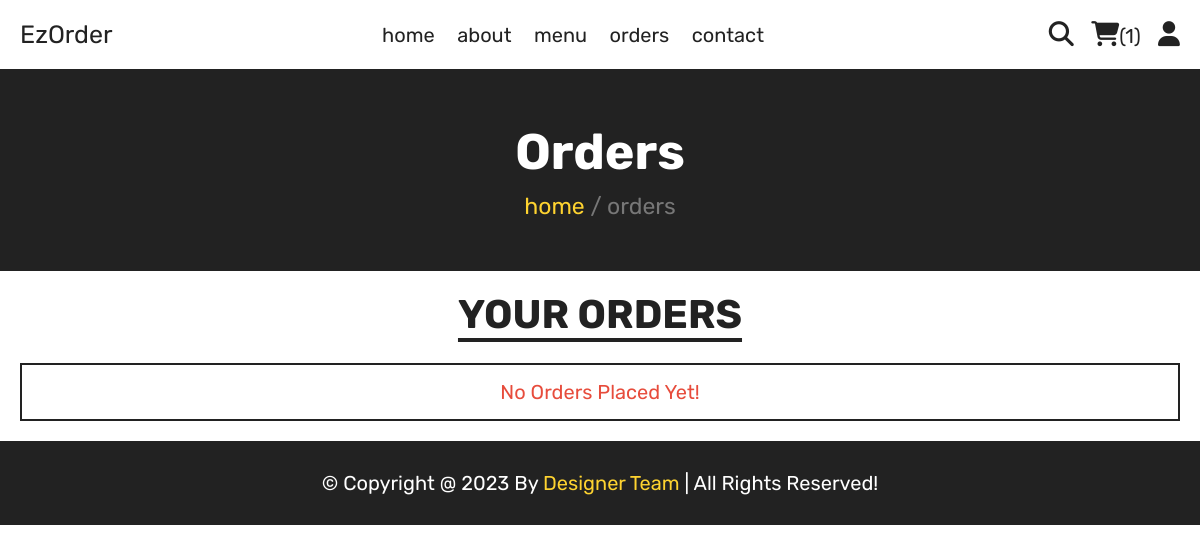
Page /orders.php on the earlier database version.
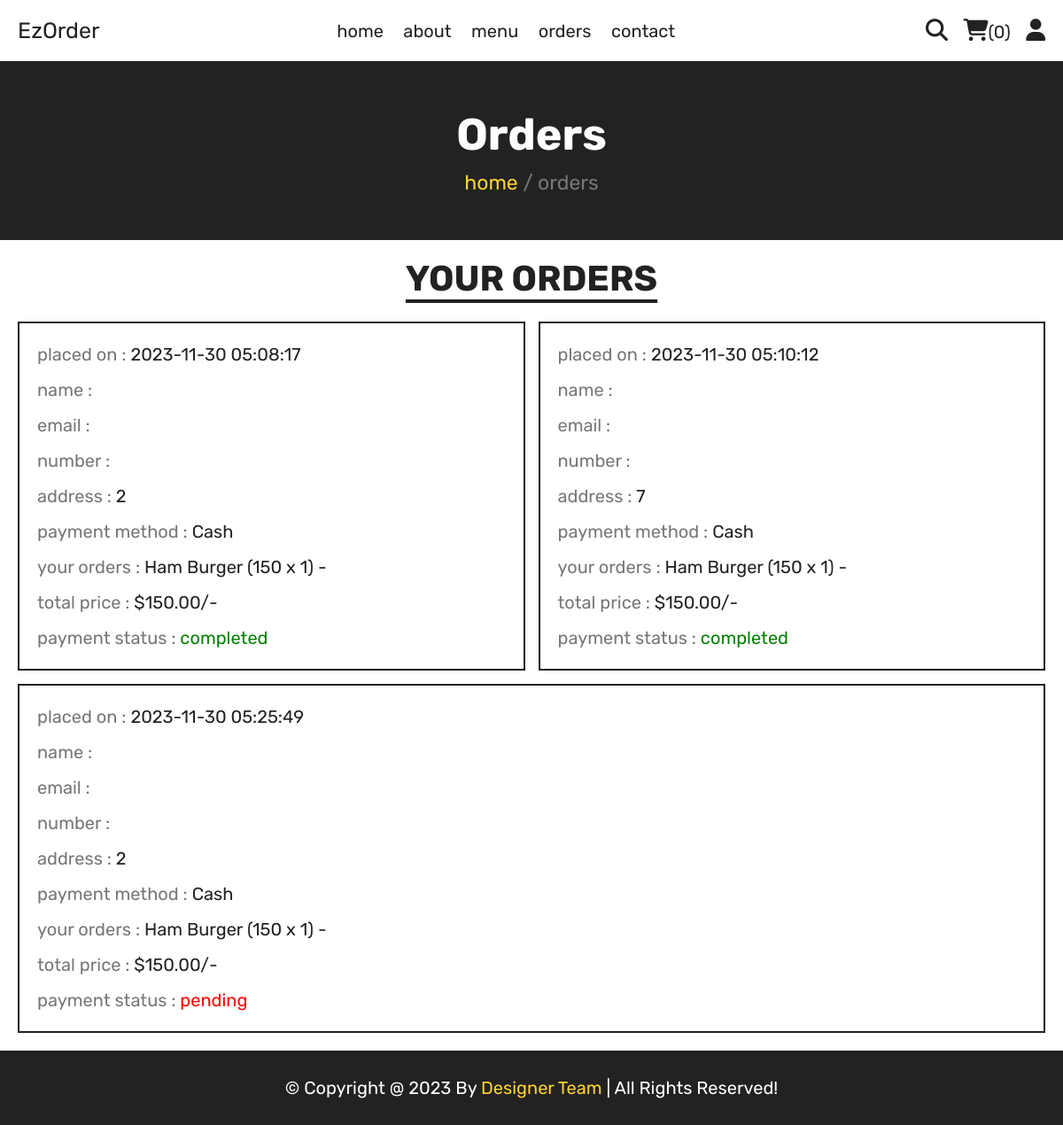
Same page on the later database version.
### tables this page shows
CREATE TABLE `orders` (
  `id` int(11) UNSIGNED NOT NULL,
  `user_id` int(11) DEFAULT NULL,
  `method` varchar(50) DEFAULT NULL,
  `address` varchar(100) DEFAULT NULL,
  `address1` varchar(100) DEFAULT NULL,
  `total_products` text DEFAULT NULL,
  `total_price` decimal(10,2) DEFAULT NULL,
  `quantity_sold` int(11) DEFAULT NULL,
  `payment_status` text DEFAULT NULL,
  `placed_on` timestamp NOT NULL DEFAULT current_timestamp()
);

### orders.php (the view, shortened to what this page needs)
<?php
include 'components/connect.php';
$user_id = '1';
?>
<!DOCTYPE html>
<html lang="en">
<head>
   <link rel="stylesheet" href="https://cdnjs.cloudflare.com/ajax/libs/font-awesome/6.1.1/css/all.min.css">
   <link rel="stylesheet" href="css/style.css">
</head>
<body>
   <?php include 'components/user_header.php'; ?>
   <div class="heading">
      <h3>orders</h3>
      <p><a href="html.php">home</a> <span> / orders</span></p>
   </div>
   <section class="orders">
      <h1 class="title">your orders</h1>
      <div class="box-container">
         <?php
         if ($user_id == '') {
            echo '<p class="empty">please login to see your orders</p>';
         } else {
            $select_orders = $conn->prepare("SELECT * FROM `orders` WHERE user_id = ?");
            $select_orders->execute([$user_id]);
            if ($select_orders->rowCount() > 0) {
               while ($fetch_orders = $select_orders->fetch(PDO::FETCH_ASSOC)) {
         ?>
                  <div class="box">
                     <p>placed on : <span><?= $fetch_orders['placed_on']; ?></span></p>
                     <p>name : <span><?= $fetch_orders['name']; ?></span></p>
                     <p>email : <span><?= $fetch_orders['email']; ?></span></p>
                     <p>number : <span><?= $fetch_orders['number']; ?></span></p>
                     <p>address : <span><?= $fetch_orders['address']; ?></span></p>
                     <p>payment method : <span><?= $fetch_orders['method']; ?></span></p>
                     <p>your orders : <span><?= $fetch_orders['total_products']; ?></span></p>
                     <p>total price : <span>$<?= $fetch_orders['total_price']; ?>/-</span></p>
                     <p> payment status : <span style="color:<?php if ($fetch_orders['payment_status'] == 'pending') {
                                                                  echo 'red';
                                                               } else {
                                                                  echo 'green';
                                                               }; ?>"><?= $fetch_orders['payment_status']; ?></span> </p>
                  </div>
         <?php
               }
            } else {
               echo '<p class="empty">no orders placed yet!</p>';
            }
         }
         ?>
      </div>
   </section>
   <?php include 'components/footer.php'; ?>
</body>
</html>

### components/user_header.php (shortened to what this page needs)
<header class="header">
   <section class="flex">
      <a href="home.php" class="logo">EzOrder</a>
      <nav class="navbar">
         <a href="kiost.php">home</a>
         <a href="about.php">about</a>
         <a href="menu.php">menu</a>
         <a href="orders.php">orders</a>
         <a href="contact.php">contact</a>
      </nav>
      <div class="icons">
         <?php
         $count_cart_items = $conn->prepare("SELECT * FROM `cart` WHERE user_id = ?");
         $count_cart_items->execute([$user_id]);
         $total_cart_items = $count_cart_items->rowCount();
         ?>
         <a href="search.php"><i class="fas fa-search"></i></a>
         <a href="cart.php"><i class="fas fa-shopping-cart"></i><span>(<?= $total_cart_items; ?>)</span></a>
         <div id="user-btn" class="fas fa-user"></div>
      </div>
   </section>
</header>

Differences in the rows shown:
now on this page (row edited): orders: placed_on "2023-11-30 05:08:17", address "2", method "Cash", total_products "Ham Burger (150 x 1) -", total_price "150.00", payment_status "completed"
now on this page (row edited): orders: placed_on "2023-11-30 05:10:12", address "7", method "Cash", total_products "Ham Burger (150 x 1) -", total_price "150.00", payment_status "completed"
now on this page (row edited): orders: placed_on "2023-11-30 05:25:49", address "2", method "Cash", total_products "Ham Burger (150 x 1) -", total_price "150.00", payment_status "pending"
Other differences:
$total_cart_items: "1" → "0"
text no longer shown: "No Orders Placed Yet!"
